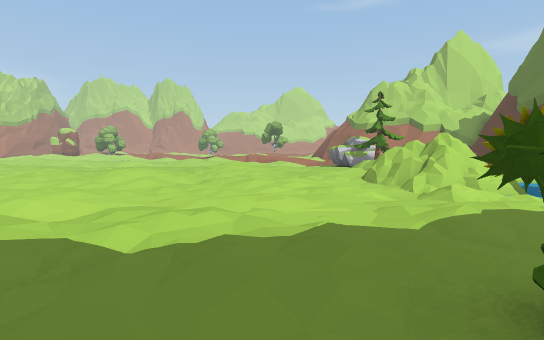
[1] (above)

23 first-person views from a walk through a Unity game level. The camera is 1.5 m above the floor, tilts 4° down and sees 80° across. The floor is counted in squares, 2 m on a side. Each view is taken from the middle of a square. On the plan, view 1 faces up. The plan holds only what a view shows up to about 11 squares ahead; the rest is blank. The place goes on beyond the plan. The player character is not drawn.

[2]
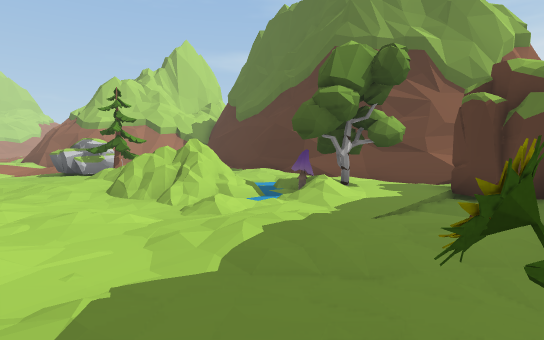

[3]
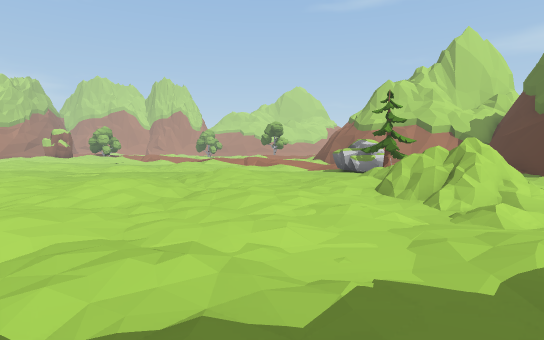

[4]
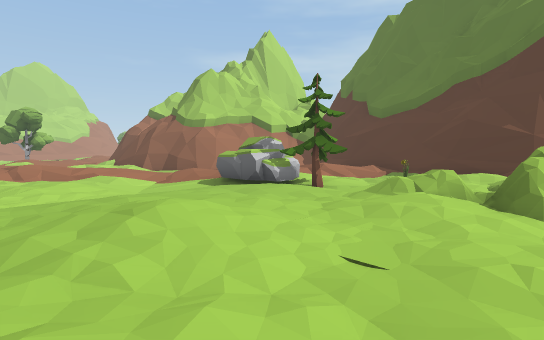

[5]
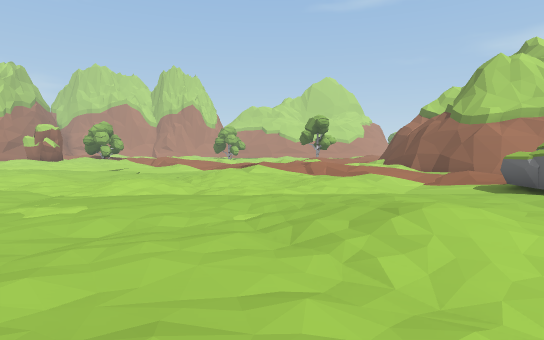

[6]
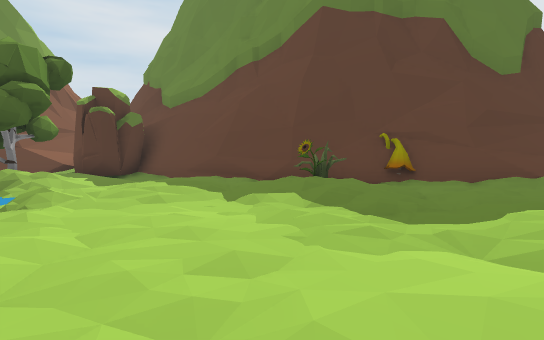

[7]
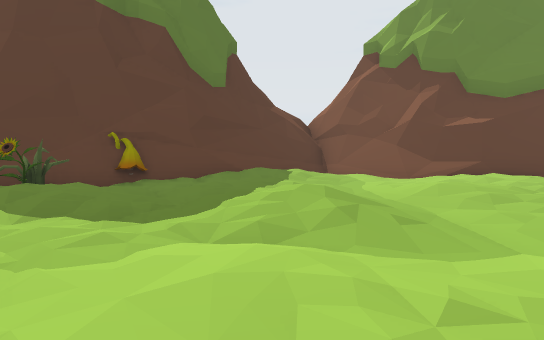

[8]
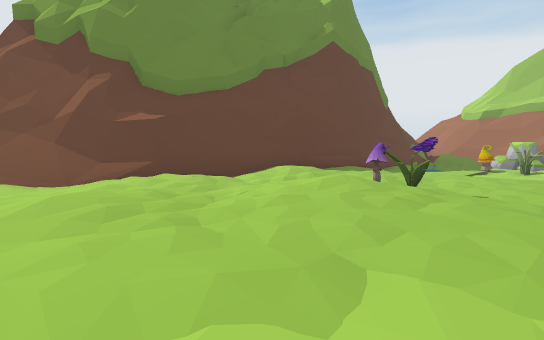

[9]
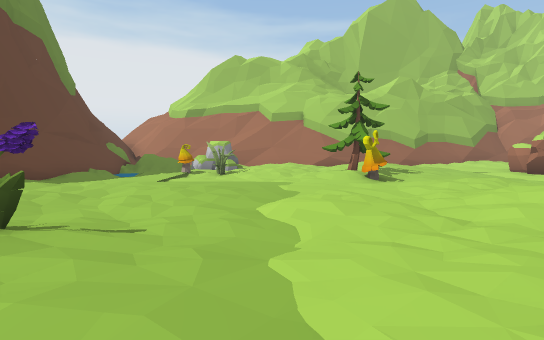

[10]
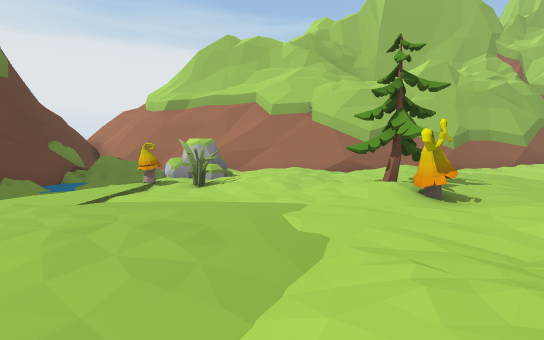

[11]
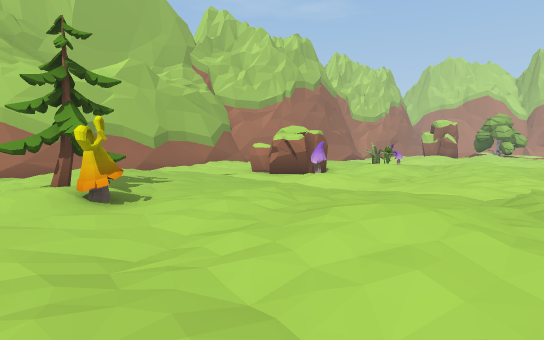

[12]
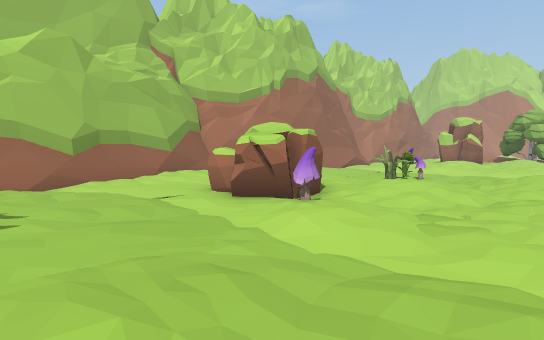

[13]
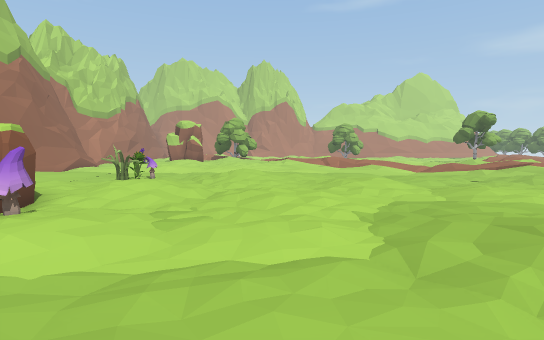

[14]
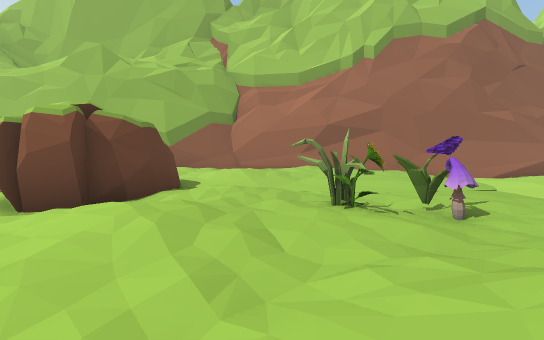

[15]
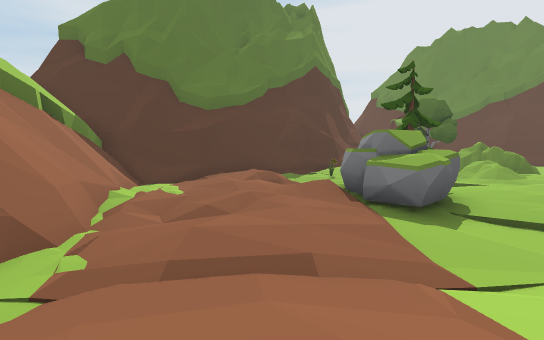

[16]
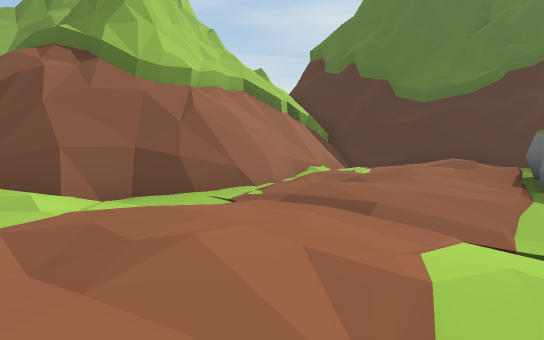

[17]
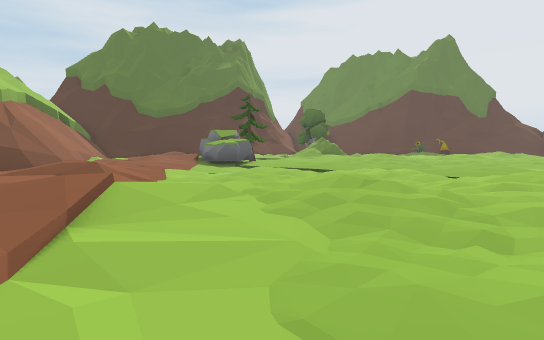

[18]
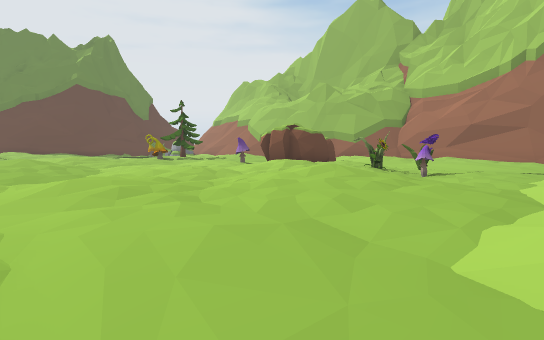

[19]
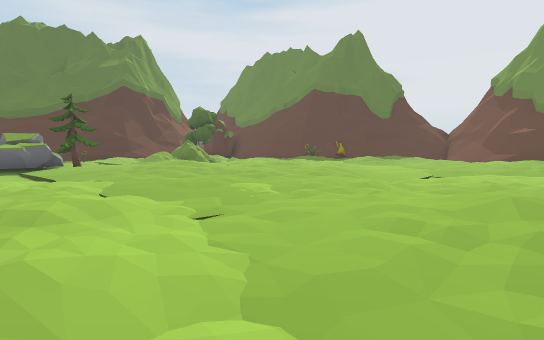

[20]
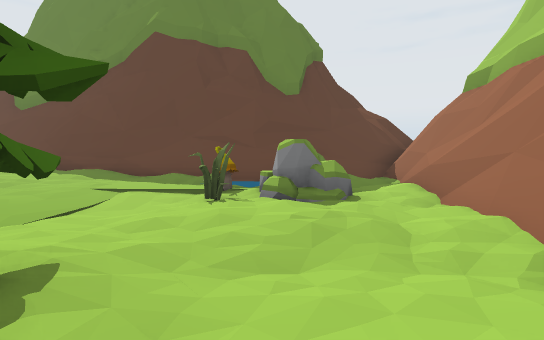

[21]
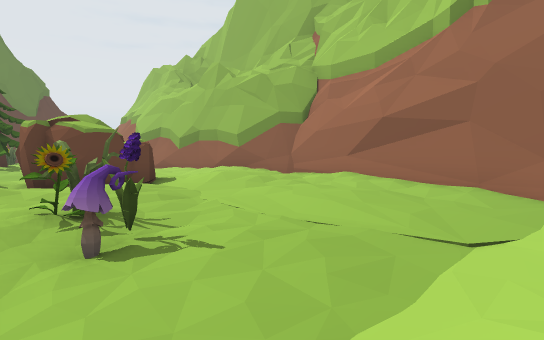

[22]
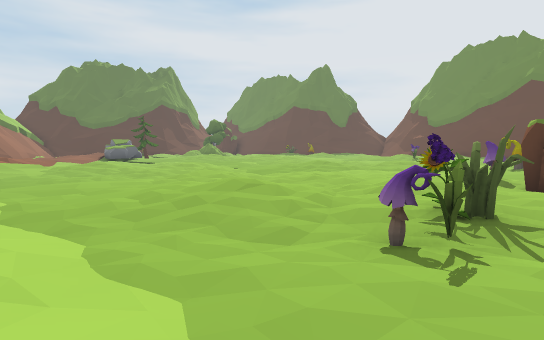

[23]
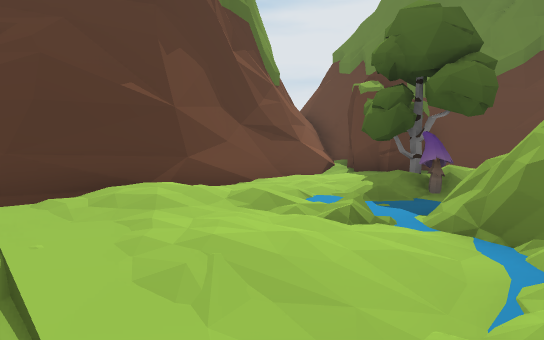

### Floor plan
Key: @ floor where view 1 was taken; # wall or solid block; . main floor; : floor 0.25 m higher than the main floor; - floor 0.25 m lower than the main floor; + floor 0.5 m higher than the main floor; _ floor 0.5 m lower than the main floor; / step, stairs or slope; = window, fence, low wall or low ledge; ^ raised ledge; R rock; T tree; M mushroom; O other object.
Columns run from 23 left of view 1 to 11 right of it. Each row starts with its distance up from view 1.
 22 #/---....----__ _-..::   ..#
 21 #-------------____-/::+ /.-##
 20 #...---_-...-------/.//:::--#####
 19 #...-MO-.:..--_-_-...--/:.--#####
 18 #:..--O..:.-.-___-.:.-----/:-.=#/^
 17 #.:.-...-.--..----..--.-__..:.../##
 16 #.::-..:.---.-.-..--_-.-__..::::-#
 15 #...OO.:.-..---...-----___R.+:+//#
 14 #/..OOO---.--.--------///-RRR./+/#
 13 ##---O-M.---...--.........TTT- :##
 12  #-.---..---.:.--...-......-----#
 11  #-.------.-.:.-...-.:+:.../--O.#
 10  #...---....---.:....:+.../.....#
  9  #.:..--..::.-.-......:.::/=...:#
  8  #.:.T.M--..-..-.:::+.....##=//.#
  7  #/---T.------.--..::.::./###--.#
  6  #.-.-----..--.--........-#=/M..##
  5  #-...-----..-..-...:....-///TT.##
  4  #-R/-_--.......-...:...........=^
  3  #.RRO---..-O::...-/:....::.-//OO##
  2 ##-/-M--.--..M+:..-/+..::...-_-OO=#
  1 #/.///---...  :...-.:..:O../#######
  0 #--==#...::::..-::-....@O####
 -1 #/##########:.....-.:..###
 -2 ####       ###/..--.:=##
 -3              ####--:/##
 -4                 ##-/##

Where each view was taken, in squares from view 1:
view 1: 0 up, 0 right, facing up
view 2: 1 up, 0 right, facing up-right
view 3: 1 up, 0 right, facing up
view 4: 7 up, 3 left, facing up-right
view 5: 7 up, 3 left, facing up
view 6: 6 up, 3 left, facing down-right
view 7: 6 up, 3 left, facing down
view 8: 5 up, 5 left, facing down-left
view 9: 5 up, 8 left, facing left
view 10: 5 up, 11 left, facing left
view 11: 6 up, 11 left, facing up-left
view 12: 9 up, 13 left, facing up-left
view 13: 9 up, 13 left, facing up
view 14: 17 up, 13 left, facing left
view 15: 20 up, 1 right, facing down-right
view 16: 19 up, 1 left, facing right
view 17: 22 up, 7 left, facing down-right
view 18: 22 up, 9 left, facing down-left
view 19: 16 up, 11 left, facing down-right
view 20: 9 up, 19 left, facing down
view 21: 22 up, 16 left, facing down-left
view 22: 22 up, 18 left, facing down-right
view 23: 11 up, 4 right, facing down-right
